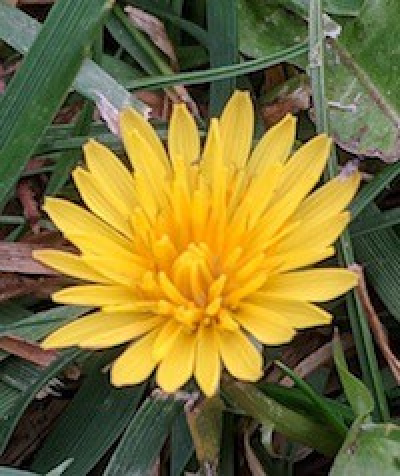
#> input picture Lab_8/flower.png, 400 x 476 px
$ python Sobel.py   (older library calls are emulated)
#> lines starting #> are read from the running program, lines starting #| are printed output that depends on the picture
import cv2

# Load an image
image = cv2.imread('flower.png', 0)
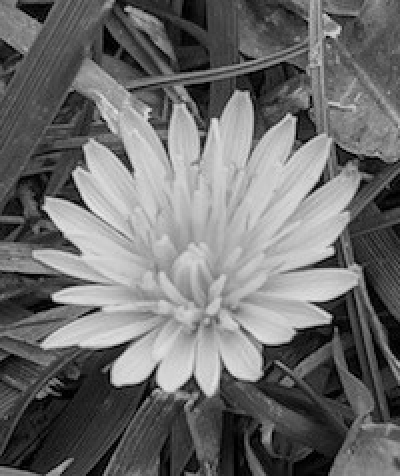
#> image: shape (476, 400); min 0, max 235, mean 109.3

# Apply Sobel filter
sobel_x = cv2.Sobel(image, cv2.CV_64F, 1, 0, ksize=3) # Horizontal edges
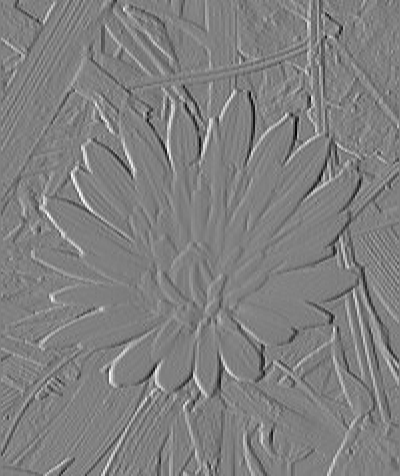
#> sobel_x: shape (476, 400) float64; min -530, max 523, mean 0; drawn with min black and max white
sobel_y = cv2.Sobel(image, cv2.CV_64F, 0, 1, ksize=3) # Vertical edges
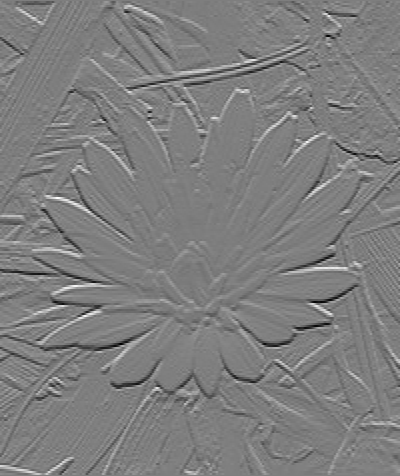
#> sobel_y: shape (476, 400) float64; min -571, max 580, mean 0; drawn with min black and max white

# Combine Sobel X and Y
sobel_combined = cv2.sqrt(sobel_x**2 + sobel_y**2)
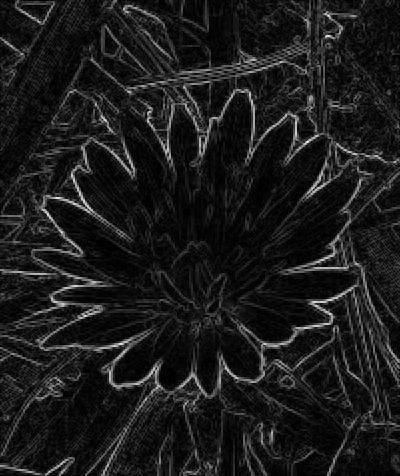
#> sobel_combined: shape (476, 400) float64; min 0, max 654.2, mean 71.7; drawn with min black and max white

# Display result
cv2.imshow("Sobel Edge Detection", sobel_combined)
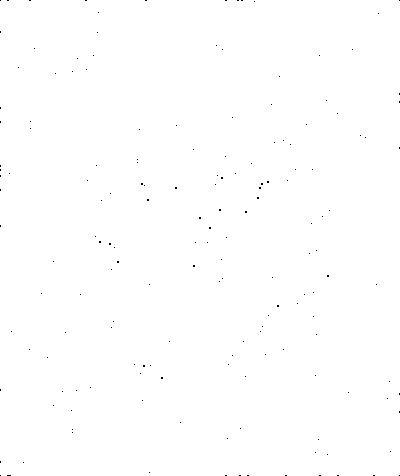
#> window 'Sobel Edge Detection': shape (476, 400); 99.9% white; black in thin lines or dots
cv2.waitKey(0)
cv2.destroyAllWindows()
